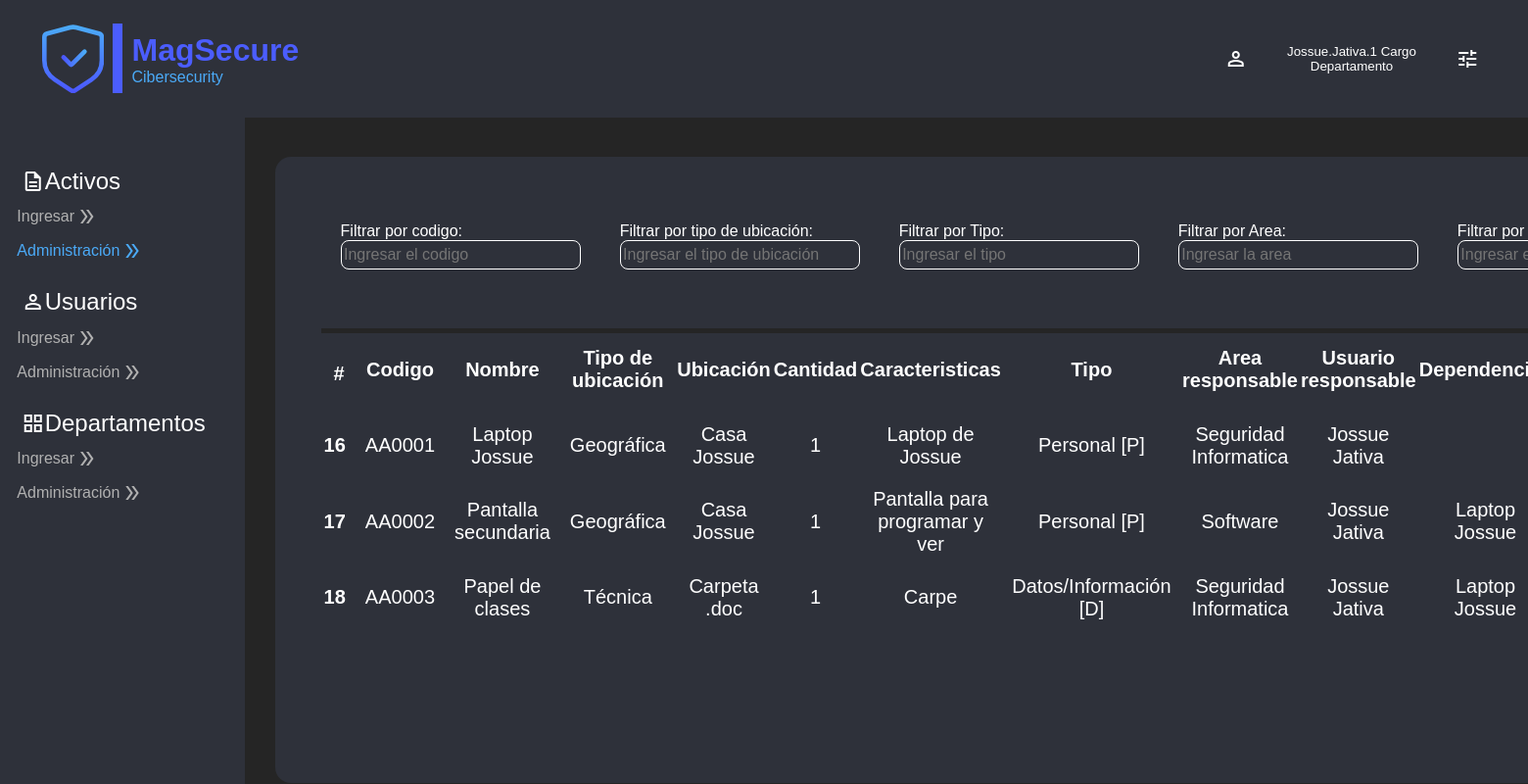
The app's page /home/tableAssets/ (signed in) with its own data.
### Users/models.py (models this page shows)
class User(AbstractUser):
    celular = models.CharField(max_length=10, null=False)
    department = models.CharField(max_length=20, null=True)
    workload = models.ForeignKey(Workload, on_delete=models.CASCADE, null=True)

### InitialPage/models.py (models this page shows)
class AssetsValue(models.Model):
    cuantityValue = models.IntegerField()
    cualityValue = models.CharField(max_length=15)
    description = models.CharField(max_length=15)
    dimentionValue = models.CharField(max_length=20)
    asset = models.ForeignKey(Assets, on_delete=models.CASCADE, null=True)

class Assets(models.Model):
    code = models.CharField(max_length=5)
    name = models.TextField(max_length=20)
    ubicationType = models.CharField(max_length=20)
    ubication = models.CharField(max_length=20)
    quantity = models.IntegerField()
    characteristic = models.TextField(max_length=50)
    type = models.ForeignKey(TypeAssets, on_delete=models.CASCADE)
    responsableArea = models.ForeignKey(Departments, null=False, on_delete=models.CASCADE)
    responsableUser = models.ForeignKey(User, null=False, on_delete=models.CASCADE)

class TypeAssets(models.Model):
    name = models.CharField(max_length=50, null=False)

class Departments(models.Model):
    name = models.CharField(max_length=50, null=False)
    description = models.TextField(max_length=200, null=False)
    workload = models.ForeignKey(Workload, on_delete=models.CASCADE, null=True)

class AssetsDependence(models.Model):
    percentaje = models.IntegerField()
    asset = models.ForeignKey(Assets, on_delete=models.CASCADE, related_name='assetIndepend')
    responsableUser = models.ForeignKey(User, on_delete=models.CASCADE)
    assetDepend = models.ForeignKey(Assets, on_delete=models.CASCADE, related_name='assetDepend')

### InitialPage/views.py (the view)
# urls.py: path('tableAssets/', views.tableAssets, name='tableAssets'),
def tableAssets(request):
    if request.user.is_authenticated:
        return render(request, "tables/assets.html",{
            "DependentAssets": AssetsDependence.objects.all(),
            "AssetsValue": AssetsValue.objects.all()
        })
    else:
        return HttpResponseRedirect(reverse("user:login_view"))

### InitialPage/templates/tables/assets.html (shortened to what this page needs)
{% extends 'layoutHome.html' %}
{% load static %}
{% block action2 %} style="color:#4BAAF7" {% endblock %}
{% block body %}
<section id="bodyform-tables-assets">
    <div class="box-finding">
        <div class="search-information">
            <label for="inpSearch0">Filtrar por codigo:</label><br>
            <input type="text" id="inpSearch0" name="inpSearch0" placeholder="Ingresar el codigo">
        </div>
        <div class="search-information">
            <label for="inpSearch3">Filtrar por tipo de ubicación:</label><br>
            <input type="text" id="inpSearch3" name="inpSearch3" placeholder="Ingresar el tipo de ubicación">
        </div>
        <div class="search-information">
            <label for="inpSearch7">Filtrar por Tipo:</label><br>
            <input type="text" id="inpSearch7" name="inpSearch7" placeholder="Ingresar el tipo">
        </div>
        <div class="search-information">
            <label for="inpSearch8">Filtrar por Area:</label><br>
            <input type="text" id="inpSearch8" name="inpSearch8" placeholder="Ingresar la area">
        </div>
        <div class="search-information">
            <label for="inpSearch9">Filtrar por Usuario:</label><br>
            <input type="text" id="inpSearch9" name="inpSearch9" placeholder="Ingresar el Usuario">
        </div>
    </div>
    <div class="form-container">
        <table class="table" id="searchtable">
            <thead>
                <tr>
                    <th scope="col">#</th>
                    <th scope="col">Codigo</th>
                    <th scope="col">Nombre</th>
                    <th scope="col">Tipo de ubicación</th>
                    <th scope="col">Ubicación</th>
                    <th scope="col">Cantidad</th>
                    <th scope="col">Caracteristicas</th>
                    <th scope="col">Tipo</th>
                    <th scope="col">Area responsable</th>
                    <th scope="col">Usuario responsable</th>
                    <th scope="col">Dependencias</th>
                </tr>
            </thead>
            <tbody>
                {% for assetValue in AssetsValue %}
                <tr>
                    <th scope="row">{{ assetValue.asset.id }}</th>
                    <td>{{ assetValue.asset.code }}</td>
                    <td>{{ assetValue.asset.name }}</td>
                    <td>{{ assetValue.asset.ubicationType }}</td>
                    <td>{{ assetValue.asset.ubication }}</td>
                    <td>{{ assetValue.asset.quantity }}</td>
                    <td>{{ assetValue.asset.characteristic }}</td>
                    <td>{{ assetValue.asset.type.name }}</td>
                    <td>{{ assetValue.asset.responsableArea.name }}</td>
                    <td>{{ assetValue.asset.responsableUser.first_name }} {{ assetValue.asset.responsableUser.last_name }}</td>
                    <td>
                        {% if DependentAssets %}
                            {% for dependences in DependentAssets %}
                                {% if assetValue.asset.id == dependences.asset.id %}
                                    {{ dependences.assetDepend.name }}
                                {% endif %}
                            {% endfor %}
                        {% else %}
                            No tiene dependencia
                        {% endif %}
                    </td>
                </tr>
                {% endfor %}
            </tbody>
        </table>
    </div>
</section>
{% endblock %}

### InitialPage/templates/layoutHome.html (shortened to what this page needs)
{% load static %}
<!DOCTYPE html>
<html lang="es">
<head>
    <link rel="stylesheet" href="{% static 'css/styleForm.css' %}">
    <link rel="stylesheet" href="{% static 'css/styleHome.css' %}">
</head>
<body>
    <header>
        <nav class="navbar">
            <div class="logo-left">
                <div class="line-1"></div>
                <div class="textalingh">
                    <div class="mag-secure">MagSecure</div>
                    <div class="cibersecurity">Cibersecurity</div>
                </div>
            </div>
            <div class="info-user-right">
                <button class="dropdownbutton" onclick="toggleDropdown()">
                    <span class="material-symbols-outlined">
                    </span>
                    <div class="show-info-user">
                        <p>{{ user.username }} Cargo Departamento</p>
                    </div>
                    <span class="material-symbols-outlined">
                    </span>
                </button>
            </div>
        </nav>
    </header>
    <section id="side-bar">
        <div class="sidebar">
            <div class="box-actions">
                <p class="principal-name">
                    <span class="material-symbols-outlined">
                    </span>
                    <span class="name">
                        Activos
                    </span>
                </p>
                <a href="{% url 'home:enterAsset' %}" class="actions" {% block action1 %} {% endblock %}>
                    Ingresar
                    <span class="material-symbols-outlined">
                    </span>
                </a>
                <a href="{% url 'home:tableAssets' %}" class="actions" {% block action2 %} {% endblock %}>
                    Administración
                    <span class="material-symbols-outlined">
                    </span>
                </a>
            </div>
            <div class="box-actions">
                <p class="principal-name">
                    <span class="material-symbols-outlined">
                    </span>
                    <span class="name">
                        Usuarios
                    </span>
                </p>
                <a href="{% url 'home:enterUsers' %}" class="actions" {% block action3 %} {% endblock %}>
                    Ingresar
                    <span class="material-symbols-outlined">
                    </span>
                </a>
                <a href="{% url 'home:tableusers' %}" class="actions" {% block action4 %} {% endblock %}>
                    Administración
                    <span class="material-symbols-outlined">
                    </span>
                </a>
            </div>
            <div class="box-actions">
                <p class="principal-name">
                    <span class="material-symbols-outlined">
                    </span>
                    <span class="name">
                        Departamentos
                    </span>
                </p>
                <a href="{% url 'home:enterDepartment' %}" class="actions" {% block action5 %} {% endblock %}>
                    Ingresar
                    <span class="material-symbols-outlined">
                    </span>
                </a>
                <a href="{% url 'home:tabledepartments' %}" class="actions" {% block action6 %} {% endblock %}>
                    Administración
                    <span class="material-symbols-outlined">
                    </span>
                </a>
            </div>
        </div>
    </section>
    {% block body %} {% endblock %}
</body>
</html>

### InitialPage/static/css/styleForm.css (style rules this page uses)
#bodyform-tables-assets { background-color: #2e313a; position: absolute; width: auto; left: 18%; top: 20%; height: auto; padding: 3%; border-radius: 1rem; }
.form-container { text-align: justify; font-size: 30px; color: white; margin-bottom: 5%; }
.table { width: 100%; margin-top: 5%; border-collapse: collapse; border: 1px solid white; }
#bodyform-tables-assets .table { width: 100%; margin-top: 0%; border-collapse: collapse; border: 1px solid white; }
#bodyform-tables-assets .table th { border: 3px solid #2e313a; padding: 0%; text-align: center; font-size: 20px; color: white; }
#bodyform-tables-assets .table td { border: 20px solid #2e313a; padding: 0%; text-align: center; font-size: 20px; color: white; }
.table th { border: 3px solid #2e313a; padding: 0%; text-align: center; font-size: 20px; color: white; }
.table td { border: 3px solid #2e313a; padding: 0%; text-align: center; font-size: 20px; color: white; }
.box-finding { display: flex; flex-direction: row; justify-content: space-between; width: 100%; padding-bottom: 2%; border-bottom: 5px solid #252525; }
#bodyform-tables-assets .search-information { width: 33%; color: white; padding: 1%; }
#bodyform-tables-assets .search-information input { width: 100%; height: 30px; background: #2e313a; border: 1px solid white; color: white; font-family: "IbmPlexSans-Light", sans-serif; font-size: 100%; font-weight: 300; border-radius: 0.5rem; padding: 1%; }
.search-information { width: 33%; color: white; padding: 1%; }
.search-information input { width: 55%; height: 100%; background: #2e313a; border: 1px solid white; color: white; font-family: "IbmPlexSans-Light", sans-serif; font-size: 100%; font-weight: 300; border-radius: 0.5rem; padding: 1%; }

### InitialPage/static/css/styleHome.css (style rules this page uses)
* { margin: 0; padding: 0; box-sizing: border-box; }
html, body { background: #252525; font-family: "IbmPlexSans-Medium", sans-serif; }
.navbar { background: #2e313a; padding: 0 20px; height: 15%; width: 100%; display: flex; justify-content: space-between; align-items: center; position: fixed; z-index: 1000; }
.logo-left { display: flex; justify-content: space-between; align-items: center; padding: 1.5%; }
.logo-left .logo { width: 40%; height: 40%; margin-right: 1%; }
.logo-left .line-1 { border-style: solid; border-color: #4b5dfe; border-width: 10px 0 0 0; width: 45%; height: 100%; position: relative; margin-top: -20%; left: 5%; transform-origin: 0 0; transform: rotate(90deg) scale(1, 1); }
.logo-left .textalingh { position: relative; left: -15%; }
.mag-secure { color: #4b5dfe; font-family: "IbmPlexSans-SemiBold", sans-serif; font-size: 200%; font-weight: 600; position: relative; top: -20%; }
.cibersecurity { color: #4baaf7; font-family: "IbmPlexSans-Light", sans-serif; font-size: 100%; font-weight: 300; position: relative; }
.info-user-right { display: flex; justify-content: space-between; align-items: center; padding: 1%; width: 20rem; }
.dropdownbutton { display: flex; justify-content: space-between; align-items: center; width: 130%; padding: 5%; border: 1rem none; background-color: transparent; cursor: pointer; color: white; }
#side-bar .sidebar { position: fixed; top: 15%; left: 0; width: 16%; height: 85%; background: #2e313a; padding: 1%; transition: all 0.5s ease; z-index: 1000; }
#side-bar .sidebar .box-actions { list-style: none; margin: 15% -10%; padding: 1%; color: white; width: 100%; height: 14%; }
#side-bar .sidebar .box-actions .principal-name { font-size: 150%; margin-left: 12%; display: flex; justify-content: flex-start; align-items: center; padding-bottom: 5%; }
#side-bar .sidebar .box-actions .actions { font-size: 100%; color: #b1b1b1; display: flex; justify-content: flex-start; align-items: center; text-decoration: none; margin-left: 10%; padding-bottom: 5%; }

### records on screen
User: username "Jossue.Jativa.1"
AssetsValue: asset.id "16", asset.code "AA0001", asset.name "Laptop Jossue", asset.ubicationType "Geográfica", asset.ubication "Casa Jossue", asset.quantity "1", asset.characteristic "Laptop de Jossue", asset.type.name "Personal [P]", asset.responsableArea.name "Seguridad Informatica", asset.responsableUser.first_name "Jossue", asset.responsableUser.last_name "Jativa"
AssetsValue: asset.id "17", asset.code "AA0002", asset.name "Pantalla secundaria", asset.ubicationType "Geográfica", asset.ubication "Casa Jossue", asset.quantity "1", asset.characteristic "Pantalla para programar y ver", asset.type.name "Personal [P]", asset.responsableArea.name "Software", asset.responsableUser.first_name "Jossue", asset.responsableUser.last_name "Jativa"
AssetsDependence: assetDepend.name "Laptop Jossue"
AssetsValue: asset.id "18", asset.code "AA0003", asset.name "Papel de clases", asset.ubicationType "Técnica", asset.ubication "Carpeta .doc", asset.quantity "1", asset.characteristic "Carpe", asset.type.name "Datos/Información [D]", asset.responsableArea.name "Seguridad Informatica", asset.responsableUser.first_name "Jossue", asset.responsableUser.last_name "Jativa"
AssetsDependence: assetDepend.name "Laptop Jossue"
